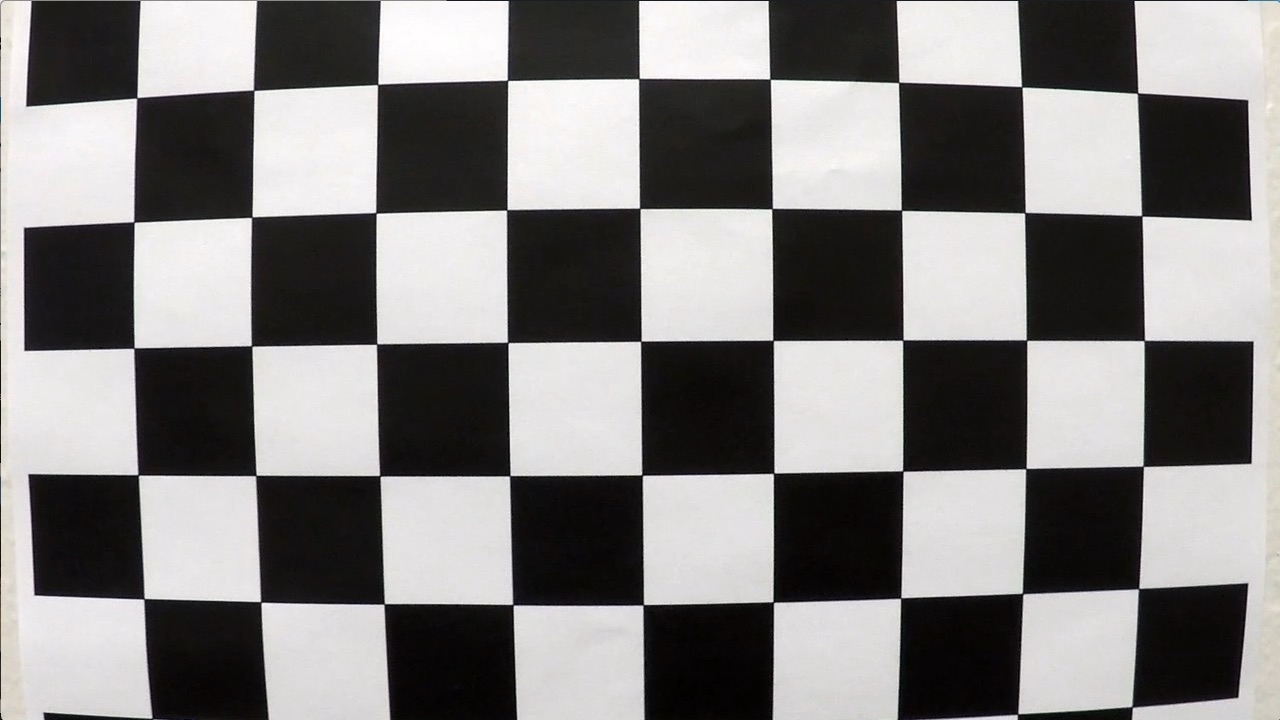
#> input picture camera_cal/calibration1.jpg, 1280 x 720 px; its folder holds 5 pictures in this run
$ jupyter execute --allow-errors Adv-Lane-Find.ipynb   (shell and % lines are left out)   (older library calls are emulated)
#> lines starting #> are read from the running program, lines starting #| are printed output that depends on the picture; after the words box and inside, x2 and y2 are one past the last pixel; in counts of white or black regions, pixels touching at a corner belong together
# Imports and calibration file

[cell 1]
import numpy as np
import cv2
import glob
import matplotlib.pyplot as plt
import matplotlib.pyplot as mpimg
import pickle
from moviepy.editor import VideoFileClip
from IPython.display import HTML

#> (the rest of this cell did not finish here and is left out)

# Calibrating the camera

[cell 2]
# 9*6 boards
objp = np.zeros((6*9,3), np.float32)
objp[:,:2] = np.mgrid[0:9, 0:6].T.reshape(-1,2)

# Arrays to store object points and image points from all the images.
objpoints = [] # 3d points in real world space
imgpoints = [] # 2d points in image plane.

# Make a list of calibration images
images = glob.glob('./camera_cal/calib*.jpg')
print("Calibration images found: " ,len(images))
# Step through the list and search for chessboard corners
for idx, fname in enumerate(images):
    img = cv2.imread(fname)
#> img is the input picture: shape (720, 1280, 3); mean B, G, R 127.8, 128.4, 130.1
    gray = cv2.cvtColor(img, cv2.COLOR_BGR2GRAY)

    # Find the chessboard corners
    ret, corners = cv2.findChessboardCorners(gray, (9,6), None)
#> ret = False; corners = None
    # If found, add object points, image points
    if ret == True:
        objpoints.append(objp)
        imgpoints.append(corners)

        # Draw and display the corners
        cv2.drawChessboardCorners(img, (9,6), corners, ret)
        '''write_name = 'corners_found'+str(idx+1)+'.jpg'
        cv2.imwrite(write_name, img)'''
        cv2.imshow('img', img)
        cv2.waitKey(500)
    else:
        print("False image calib return: ", idx+1)
#> pass 2 of the loop `for idx, fname in enumerate(images):`:
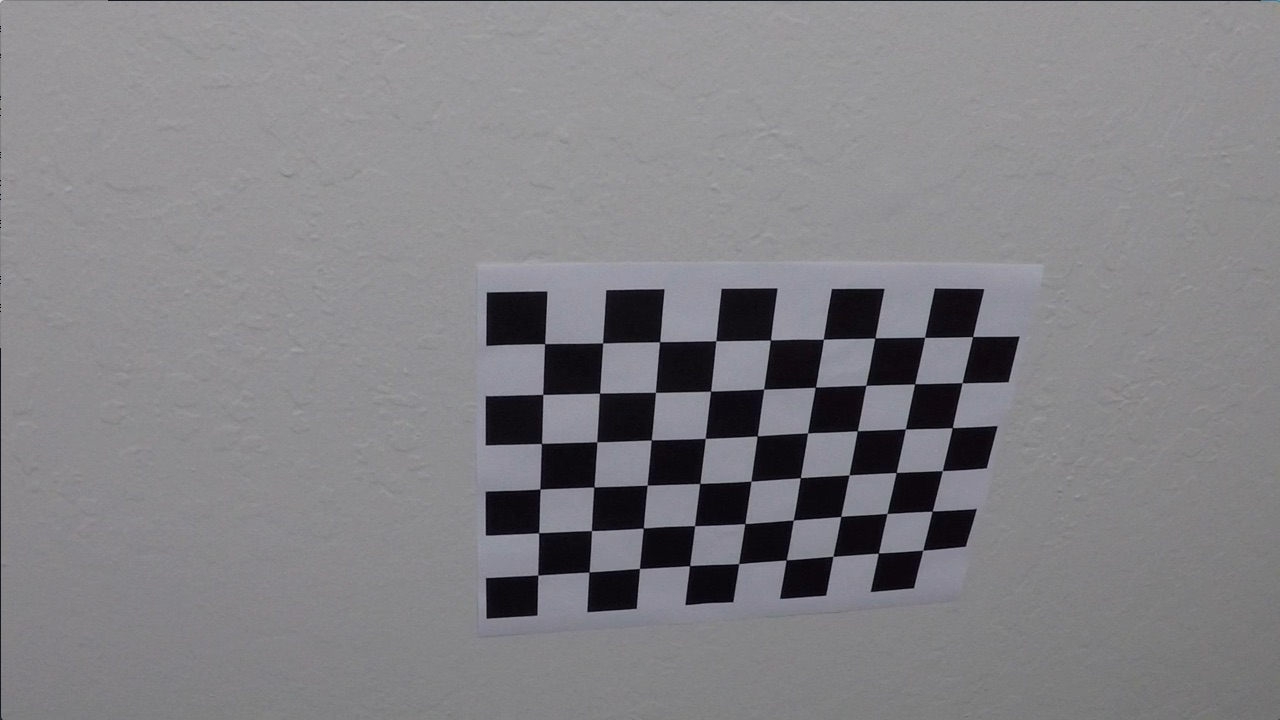
#> input picture camera_cal/calibration10.jpg, 1280 x 720 px
#> img is the input picture: shape (720, 1280, 3); mean B, G, R 133.1, 129.4, 130.2
#> ret = True; corners = 54 rows, first 8: [545.3, 343.1], [602.7, 342.8], [660.1, 341.3], [715.8, 340.7], [770.6, 340], [823.5, 339.2], [874.3, 338.5], [925.1, 337.4]
#> `cv2.drawChessboardCorners(img, (9,6), corners, ret)`:
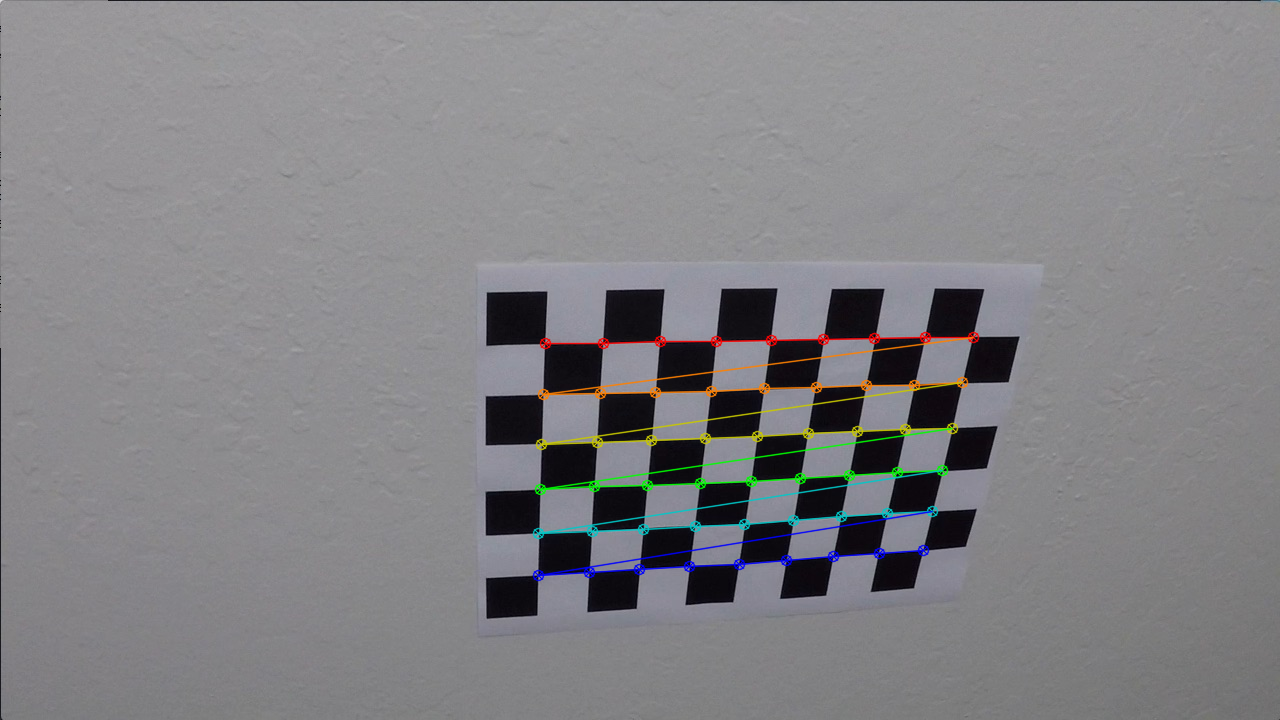
#> img: shape (720, 1280, 3); 1.91% of pixels changed, all inside (x1, y1, x2, y2) = (532, 331, 980, 582)
#> pass 3 of the loop `for idx, fname in enumerate(images):`:
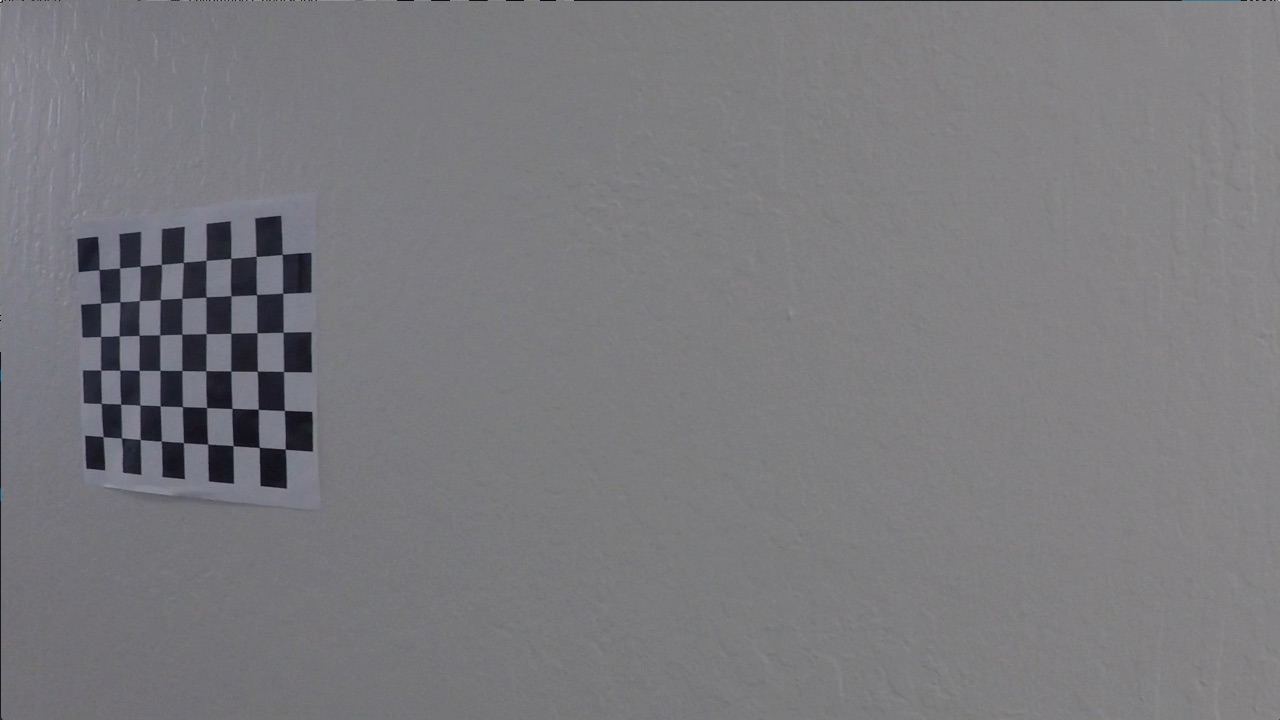
#> input picture camera_cal/calibration11.jpg, 1280 x 720 px
#> img is the input picture: shape (720, 1280, 3); mean B, G, R 125.2, 121.7, 122.2
#> corners = 54 rows, first 8: [99.22, 269.6], [119.6, 268], [140.1, 266.1], [161.3, 264.5], [183.3, 262.5], [206.1, 260.3], [230.7, 258.2], [256.2, 256.3]
#> `cv2.drawChessboardCorners(img, (9,6), corners, ret)`:
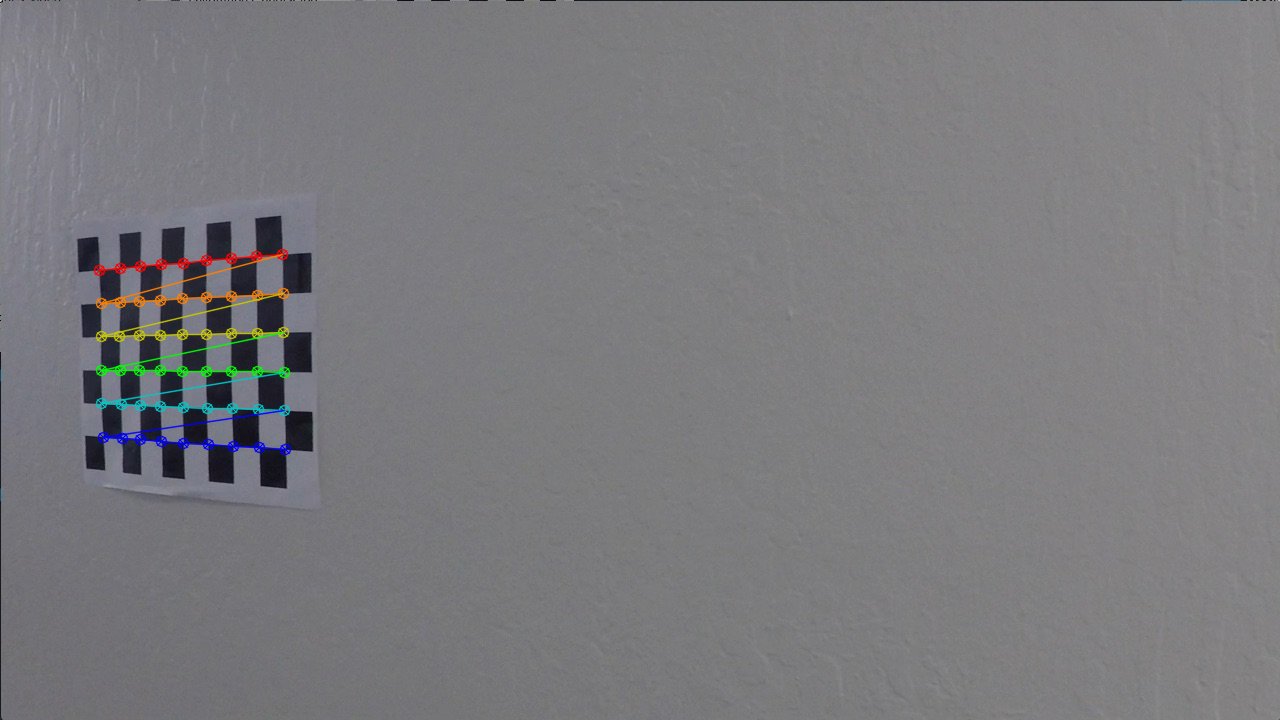
#> img: shape (720, 1280, 3); 1.11% of pixels changed, all inside (x1, y1, x2, y2) = (93, 248, 292, 456)
#> the loop made 5 passes; the first 3 are shown

cv2.destroyAllWindows()

#calibrate the camera and write the files
'''img = cv2.imread('./camera_cal/calibration1.jpg')
img_size = (img.shape[1], img.shape[0])


ret, mtx, dist, rvecs, tvecs = cv2.calibrateCamera(objpoints, imgpoints, img_size,None,None)
# Save the camera calibration result for later use (we won't worry about rvecs / tvecs)
dist_pickle = {}
dist_pickle["mtx"] = mtx
dist_pickle["dist"] = dist
pickle.dump( dist_pickle, open( "calibration.p", "wb" ) )'''

print("done")

# Distortion Correction

### Example of the undistortion results

[cell 3]
#example road image
test_img = mpimg.imread('./test_images/test2.jpg')
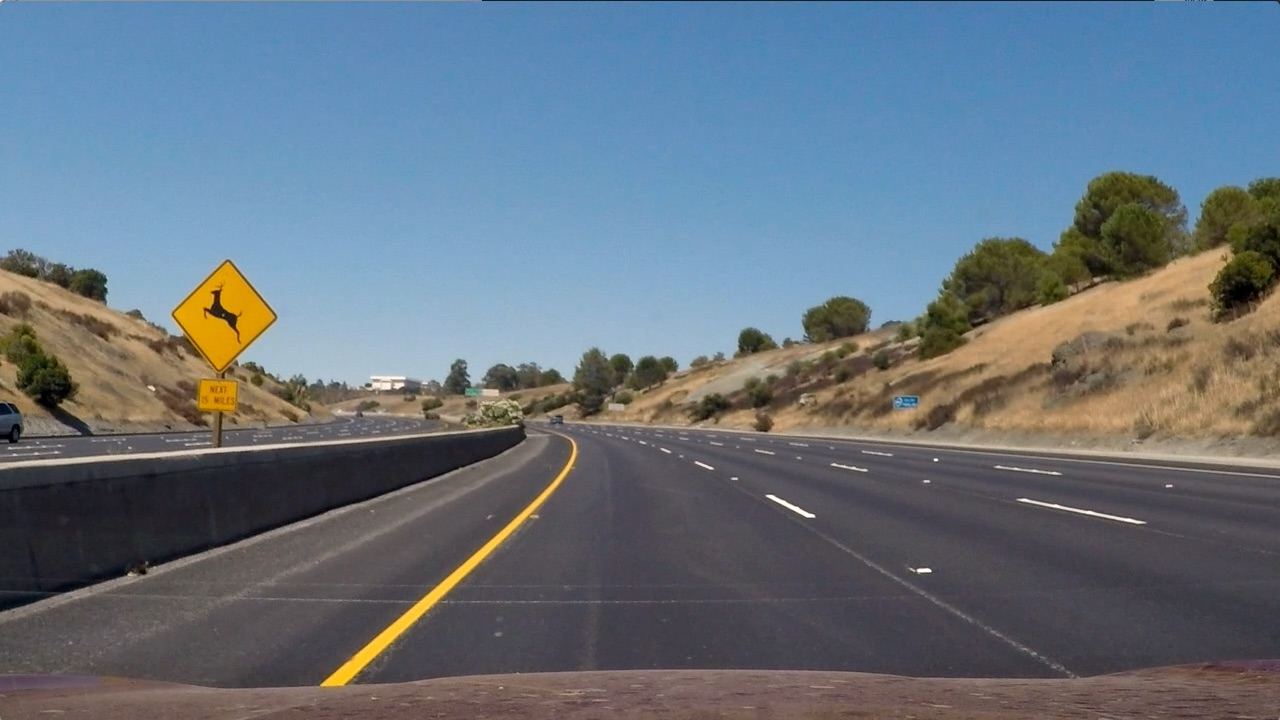
#> input picture test_images/test2.jpg, 1280 x 720 px
#> test_img is the input picture: shape (720, 1280, 3); mean R, G, B 102.8, 114.6, 125.5
#example distorted checkboard image
test_check = mpimg.imread('./camera_cal/calibration1.jpg')

#undistort
#> (the rest of this cell did not finish here and is left out)

# Perspective Transform

Example points on the image to show where the area selected for warping

[cell 4]
print(test_img.shape)
#| (720, 1280, 3)
plt.imshow(test_img)
#> (this line was passed over: IPython is not available in this run)
plt.plot(580, 460, '.') #tr
#> (this line was passed over: IPython is not available in this run)
plt.plot(205, 720, '.') #br
#> (this line was passed over: IPython is not available in this run)
plt.plot(1110, 720, '.') #bl
#> (this line was passed over: IPython is not available in this run)
plt.plot(703, 460, '.') #tl
#> (this line was passed over: IPython is not available in this run)
plt.figure()
#> (this line was passed over: IPython is not available in this run)

# Warp the image to birds eye view

[cell 5]
def warp(img):
    img_size = (img.shape[1], img.shape[0])
#> img_size = (1280, 720)
    w = img.shape[1]
#> w = 1280
    h = img.shape[0]
#> h = 720
    #tr,br,bl,tl
    src = np.float32([(580, 460), (205, 720), (1110, 720), (703, 460)])
    dst = np.float32([(320, 0), (320, 720), (960, 720), (960, 0)])

    M = cv2.getPerspectiveTransform(src,dst)
    Minv = cv2.getPerspectiveTransform(dst,src)
    warped = cv2.warpPerspective(img,M,img_size,flags=cv2.INTER_LINEAR)
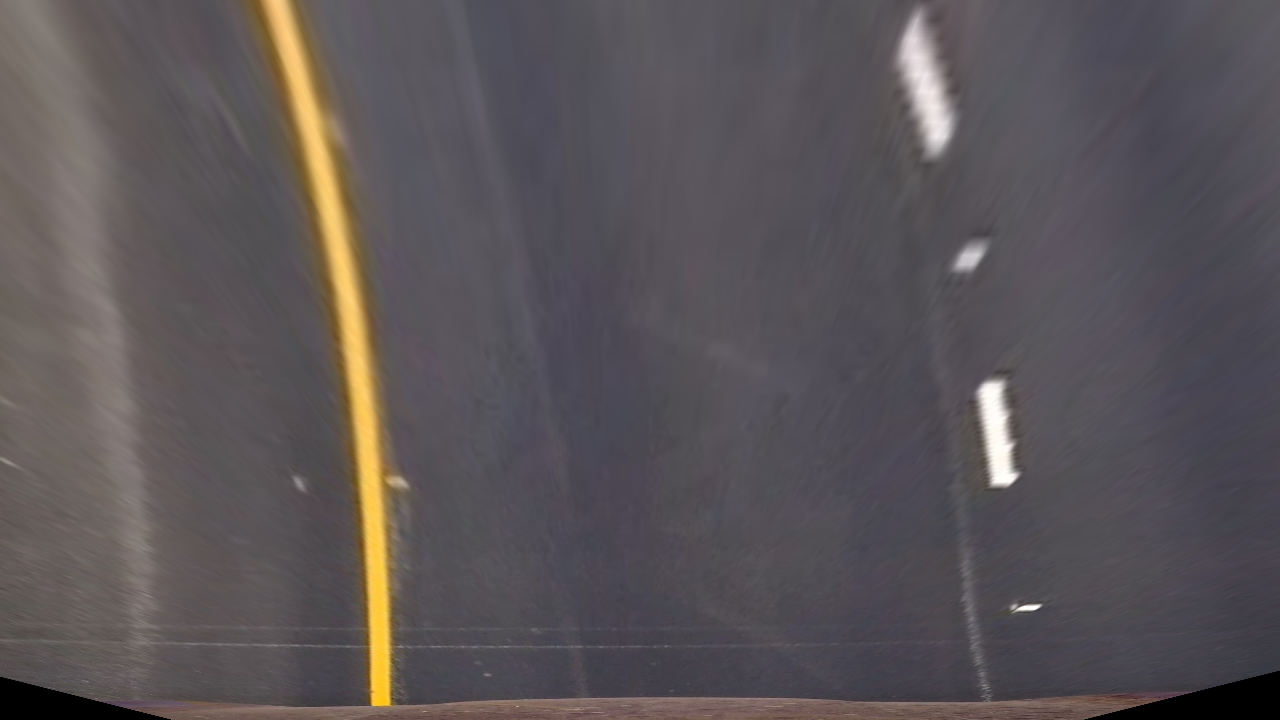
#> warped: shape (720, 1280, 3); mean R, G, B 90.6, 84.8, 87.4
    return warped, Minv

[cell 6]
test_warp,Minv = warp(test_img)
plt.imshow(test_warp)
#> (this line was passed over: IPython is not available in this run)
